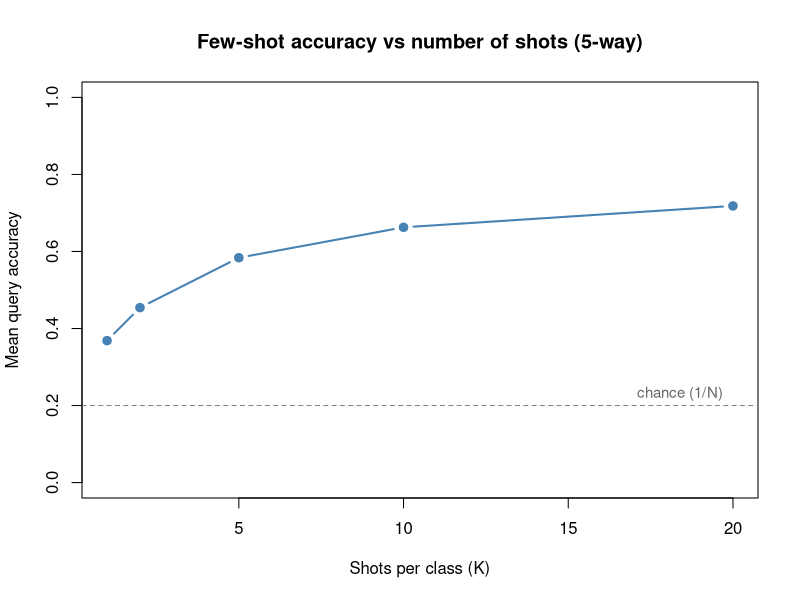

Here is the R script that generated this plot:
## ---- chunk 1
#| include: false
suppressPackageStartupMessages(library(tidyverse))
## ---- chunk 2
fam <- data.frame(
  Family = c("Metric-based", "Optimization-based", "Fine-tuning / transfer", "In-context (LLM)"),
  `What is learned` = c(
    "An embedding + fixed distance rule",
    "An initialization adapted by gradient steps",
    "Pretrained weights, then task-specific tuning",
    "Nothing at test time; conditions on prompt"
  ),
  `Test-time adaptation` = c(
    "None (compute prototypes)",
    "A few gradient steps on support",
    "Many gradient steps on the new task",
    "None (examples placed in the prompt)"
  ),
  Example = c("Prototypical nets", "MAML", "ImageNet pretrain + tune", "GPT-style few-shot prompting"),
  check.names = FALSE
)
knitr::kable(
  fam,
  caption = "Few-shot learning families compared by what is learned and how (if at all) the model adapts at test time."
)
## ---- chunk 3
set.seed(1301)

# A "world" of many latent classes. Each class is a Gaussian blob whose mean is
# a random point in d-dimensional space; the spread sigma controls difficulty.
make_world <- function(n_classes = 50, d = 20, spread = 2.0, sigma = 1.0) {
  centers <- matrix(rnorm(n_classes * d, sd = spread), nrow = n_classes, ncol = d)
  list(centers = centers, d = d, sigma = sigma, n_classes = n_classes)
}

# Draw `n` points from a given class (its blob). The identity embedding here
# stands in for a learned embedding g_theta; in a real system g_theta is trained.
draw_points <- function(world, class_id, n) {
  mu <- world$centers[class_id, ]
  matrix(rnorm(n * world$d, mean = rep(mu, each = n), sd = world$sigma),
         nrow = n, ncol = world$d)
}

# One N-way K-shot episode: sample N classes, K support + Q query points each,
# build prototypes (class means), classify queries by nearest prototype.
run_episode <- function(world, N = 5, K = 1, Q = 15) {
  classes <- sample(world$n_classes, N)
  protos <- matrix(0, nrow = N, ncol = world$d)
  q_x <- matrix(0, nrow = N * Q, ncol = world$d)
  q_y <- integer(N * Q)
  for (i in seq_len(N)) {
    s <- draw_points(world, classes[i], K)
    protos[i, ] <- colMeans(s)                 # prototype = mean support embedding
    rows <- ((i - 1) * Q + 1):(i * Q)
    q_x[rows, ] <- draw_points(world, classes[i], Q)
    q_y[rows] <- i
  }
  # Squared Euclidean distance from each query to each prototype, nearest wins.
  d2 <- outer(rowSums(q_x^2), rowSums(protos^2), "+") - 2 * q_x %*% t(protos)
  pred <- max.col(-d2, ties.method = "first")
  mean(pred == q_y)
}

# Average query accuracy over many episodes for a given (N, K).
few_shot_accuracy <- function(world, N = 5, K = 1, Q = 15, episodes = 400) {
  mean(replicate(episodes, run_episode(world, N = N, K = K, Q = Q)))
}
## ---- chunk 4
world <- make_world(n_classes = 50, d = 30, spread = 1.0, sigma = 2.5)

shots <- c(1, 2, 5, 10, 20)
acc <- sapply(shots, function(k) few_shot_accuracy(world, N = 5, K = k, episodes = 400))

sweep_tbl <- data.frame(
  Shots = shots,
  Accuracy = round(acc, 3),
  `Error rate` = round(1 - acc, 3),
  check.names = FALSE
)
## ---- chunk 5
knitr::kable(
  sweep_tbl,
  caption = "Mean 5-way query accuracy of the nearest-centroid few-shot classifier as the number of support examples per class (shots) increases, averaged over 400 simulated episodes."
)
## ---- chunk 6
plot(shots, acc, type = "b", pch = 19, lwd = 2, col = "steelblue",
     xlab = "Shots per class (K)", ylab = "Mean query accuracy",
     main = "Few-shot accuracy vs number of shots (5-way)",
     ylim = c(0, 1))
abline(h = 1 / 5, lty = 2, col = "grey50")
text(max(shots), 1/5 + 0.03, "chance (1/N)", pos = 2, col = "grey40", cex = 0.9)
## ---- chunk 7
set.seed(1301)

# Six animal-like classes described by 5 binary attributes. The unseen class
# (zebra) is held out of training entirely; only its attribute vector is used.
attr_names <- c("stripes", "four_legs", "aquatic", "large", "mane")
classes <- rbind(
  horse    = c(0, 1, 0, 1, 1),
  tiger    = c(1, 1, 0, 1, 0),
  dolphin  = c(0, 0, 1, 1, 0),
  frog     = c(0, 1, 1, 0, 0),
  lion     = c(0, 1, 0, 1, 1),
  zebra    = c(1, 1, 0, 1, 1)   # the unseen class
)
colnames(classes) <- attr_names

seen   <- c("horse", "tiger", "dolphin", "frog", "lion")
unseen <- "zebra"

# Generate input "feature" vectors for a class. Features are a noisy linear
# image of the attribute vector through a fixed random projection: this stands
# in for a perception system whose features correlate with the attributes.
m <- length(attr_names)
d <- 30
proj <- matrix(rnorm(d * m), nrow = d, ncol = m)   # attribute -> feature map

gen_features <- function(class_name, n, noise = 0.6) {
  a <- classes[class_name, ]
  base <- as.numeric(proj %*% a)
  matrix(rnorm(n * d, mean = rep(base, each = n), sd = noise), nrow = n, ncol = d)
}
## ---- chunk 8
# Training set: only SEEN classes contribute examples.
n_per <- 80
X_train <- do.call(rbind, lapply(seen, gen_features, n = n_per))
A_train <- do.call(rbind, lapply(seen, function(cl)
  matrix(rep(classes[cl, ], n_per), nrow = n_per, byrow = TRUE)))

# Learn W mapping features -> attribute space (ridge-stabilized least squares).
lambda <- 1e-2
XtX <- t(X_train) %*% X_train + lambda * diag(d)
W <- solve(XtX, t(X_train) %*% A_train)   # d x m

predict_attributes <- function(X) X %*% W   # rows: predicted attribute vectors

# Zero-shot prediction: assign each input to the class (from a candidate set)
# whose KNOWN attribute vector is closest to the predicted attributes.
zero_shot_predict <- function(X, candidate_classes) {
  pa <- predict_attributes(X)
  cand <- classes[candidate_classes, , drop = FALSE]
  d2 <- outer(rowSums(pa^2), rowSums(cand^2), "+") - 2 * pa %*% t(cand)
  candidate_classes[max.col(-d2, ties.method = "first")]
}
## ---- chunk 9
n_test <- 200

# Strict zero-shot: candidates restricted to unseen classes. With one unseen
# class this is trivially correct, so we evaluate generalized zero-shot below
# and also test that seen classes are still recognized.
X_zebra <- gen_features("zebra", n_test)
X_horse <- gen_features("horse", n_test)
X_tiger <- gen_features("tiger", n_test)

# Generalized zero-shot: seen AND unseen classes compete.
all_classes <- rownames(classes)
acc_zebra_gzsl <- mean(zero_shot_predict(X_zebra, all_classes) == "zebra")
acc_horse_gzsl <- mean(zero_shot_predict(X_horse, all_classes) == "horse")
acc_tiger_gzsl <- mean(zero_shot_predict(X_tiger, all_classes) == "tiger")

# Strict zero-shot for zebra: candidates are unseen + a couple of distractors
# the model could confuse it with (compete against seen classes individually).
acc_zebra_strict <- mean(
  zero_shot_predict(X_zebra, c("zebra", "horse", "tiger")) == "zebra"
)

zsl_tbl <- data.frame(
  `Test class` = c("zebra (unseen)", "zebra (unseen)", "horse (seen)", "tiger (seen)"),
  Protocol = c("strict (vs horse, tiger)", "generalized (all 6)",
               "generalized (all 6)", "generalized (all 6)"),
  Accuracy = round(c(acc_zebra_strict, acc_zebra_gzsl,
                     acc_horse_gzsl, acc_tiger_gzsl), 3),
  check.names = FALSE
)
## ---- chunk 10
knitr::kable(
  zsl_tbl,
  caption = "Attribute-based zero-shot accuracy. The model is trained only on seen classes (horse, tiger, dolphin, frog, lion) yet recognizes the unseen zebra by matching predicted attributes to the zebra attribute vector. The generalized protocol, where seen and unseen classes compete together, is harder."
)
